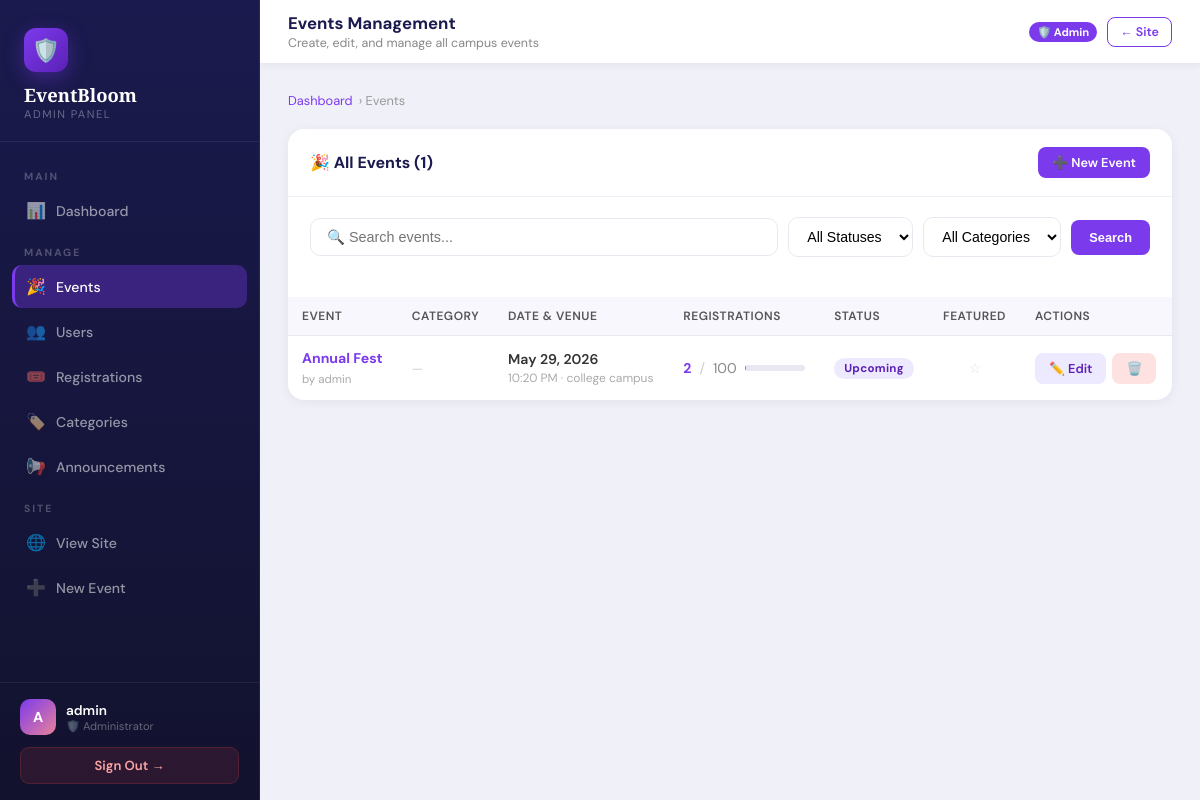
The page /admin-panel/events/ (signed in) on the database its author committed.
### events/models.py (models this page shows, shortened)
class Event(models.Model):
    STATUS_CHOICES = [
        ('upcoming', 'Upcoming'),
        ('ongoing', 'Ongoing'),
        ('completed', 'Completed'),
        ('cancelled', 'Cancelled'),
    ]
    title = models.CharField(max_length=200)
    description = models.TextField()
    category = models.ForeignKey(Category, on_delete=models.SET_NULL, null=True, blank=True)
    organizer = models.ForeignKey(User, on_delete=models.CASCADE, related_name='organized_events')
    venue = models.CharField(max_length=200)
    date = models.DateField()
    start_time = models.TimeField()
    end_time = models.TimeField()
    max_participants = models.PositiveIntegerField(default=100)
    registration_deadline = models.DateTimeField()
    status = models.CharField(max_length=20, choices=STATUS_CHOICES, default='upcoming')
    image_url = models.CharField(max_length=500, blank=True, default='')
    created_at = models.DateTimeField(auto_now_add=True)
    updated_at = models.DateTimeField(auto_now=True)
    is_featured = models.BooleanField(default=False)
    class Meta:
        ordering = ['date', 'start_time']

### events/views.py (the view)
    def wrapper(request, *args, **kwargs):
        if not request.user.is_authenticated or not request.user.is_staff:
            messages.error(request, 'Admin access required. Please login with admin credentials.')
            return redirect('admin_login')
        return view_func(request, *args, **kwargs)

### events/views.py (called while the page is built)
def admin_required(view_func):
    def wrapper(request, *args, **kwargs):
        if not request.user.is_authenticated or not request.user.is_staff:
            messages.error(request, 'Admin access required. Please login with admin credentials.')
            return redirect('admin_login')
        return view_func(request, *args, **kwargs)
    return wrapper

@admin_required
def admin_events(request):
    search = request.GET.get('search', '')
    status_filter = request.GET.get('status', '')
    category_filter = request.GET.get('category', '')
    events = Event.objects.select_related('category', 'organizer').annotate(reg_count=Count('registrations'))
    if search:
        events = events.filter(Q(title__icontains=search) | Q(venue__icontains=search))
    if status_filter:
        events = events.filter(status=status_filter)
    if category_filter:
        events = events.filter(category_id=category_filter)
    events = events.order_by('-created_at')
    categories = Category.objects.all()
    context = {'events': events, 'categories': categories, 'search': search, 'status_filter': status_filter, 'category_filter': category_filter}
    return render(request, 'events/admin_events.html', context)

### templates/events/admin_events.html (shortened to what this page needs)
{% extends 'events/admin_base.html' %}
{% block page_title %}Events Management{% endblock %}
{% block page_sub %}Create, edit, and manage all campus events{% endblock %}
{% block content %}
<div class="ap-breadcrumb">
  <a href="{% url 'admin_panel' %}">Dashboard</a> › Events
</div>
<div class="ap-card">
  <div class="ap-card-header">
    <span class="ap-card-title">🎉 All Events ({{ events.count }})</span>
    <a href="{% url 'create_event' %}" class="ap-btn ap-btn-primary">➕ New Event</a>
  </div>
  <div class="ap-card-body">
    <form method="get" class="ap-search">
      <input type="text" name="search" class="ap-search-input" placeholder="🔍 Search events..." value="{{ search }}">
      <select name="status" class="ap-select" onchange="this.form.submit()">
        <option value="">All Statuses</option>
      </select>
      <select name="category" class="ap-select" onchange="this.form.submit()">
        <option value="">All Categories</option>
      </select>
      <button type="submit" class="ap-btn ap-btn-primary" style="padding:10px 18px;">Search</button>
    </form>
  </div>
  <div style="overflow-x:auto;">
    <table class="ap-table">
      <thead>
        <tr>
          <th>Event</th><th>Category</th><th>Date & Venue</th><th>Registrations</th><th>Status</th><th>Featured</th><th>Actions</th>
        </tr>
      </thead>
      <tbody>
        {% for event in events %}
        <tr>
          <td>
            <a href="{% url 'event_detail' event.pk %}" style="color:#7c3aed; font-weight:700; text-decoration:none; display:block; margin-bottom:2px;">{{ event.title|truncatechars:32 }}</a>
            <span style="font-size:0.72rem; color:#aaa;">by {{ event.organizer.get_full_name|default:event.organizer.username }}</span>
          </td>
          <td>
            {% if event.category %}
              <span style="font-size:0.8rem; background:{{ event.category.color }}22; color:#444; padding:3px 8px; border-radius:6px; font-weight:500;">
                {{ event.category.icon }} {{ event.category.name }}
              </span>
            {% else %}
              <span style="color:#ccc; font-size:0.8rem;">—</span>
            {% endif %}
          </td>
          <td>
            <span style="font-weight:600; color:#333; display:block;">{{ event.date|date:"M d, Y" }}</span>
            <span style="font-size:0.75rem; color:#aaa;">{{ event.start_time|time:"g:i A" }} · {{ event.venue|truncatechars:20 }}</span>
          </td>
          <td>
            <div style="display:flex; align-items:center; gap:8px;">
              <span style="font-weight:700; color:#7c3aed;">{{ event.reg_count }}</span>
              <span style="color:#ccc;">/</span>
              <span style="color:#888;">{{ event.max_participants }}</span>
              <div class="ap-progress" style="width:50px;">
              </div>
            </div>
          </td>
          <td><span class="ap-badge badge-{{ event.status }}">{{ event.get_status_display }}</span></td>
          <td style="text-align:center;">{% if event.is_featured %}<span style="color:#f59e0b; font-size:1.1rem;">⭐</span>{% else %}<span style="color:#e0e0e0;">☆</span>{% endif %}</td>
          <td>
            <div style="display:flex; gap:6px; flex-wrap:wrap;">
              <a href="{% url 'admin_edit_event' event.pk %}" class="ap-btn ap-btn-edit">✏️ Edit</a>
              <a href="{% url 'admin_delete_event' event.pk %}" class="ap-btn ap-btn-danger">🗑️</a>
            </div>
          </td>
        </tr>
        {% empty %}
        <tr><td colspan="7"><div class="ap-empty"><div class="ap-empty-icon">🎉</div><p>No events found.</p></div></td></tr>
        {% endfor %}
      </tbody>
    </table>
  </div>
</div>
{% endblock %}

### templates/events/admin_base.html (shortened to what this page needs)
{% load static %}
<!DOCTYPE html>
<html lang="en">
<head>
  <link rel="stylesheet" href="{% static 'css/style.css' %}">
</head>
<body>
<div class="ap-layout">
  <aside class="ap-sidebar" id="apSidebar">
    <div class="ap-sidebar-brand">
      <div class="brand-icon">🛡️</div>
      <div class="brand-name">EventBloom</div>
      <div class="brand-sub">Admin Panel</div>
    </div>
    <nav class="ap-nav">
      <div class="ap-nav-section">Main</div>
      <a href="{% url 'admin_panel' %}" class="ap-nav-link {% if request.resolver_match.url_name == 'admin_panel' %}active{% endif %}">
        <span class="nav-icon">📊</span> Dashboard
      </a>
      <div class="ap-nav-section">Manage</div>
      <a href="{% url 'admin_events' %}" class="ap-nav-link {% if 'admin_event' in request.resolver_match.url_name %}active{% endif %}">
        <span class="nav-icon">🎉</span> Events
      </a>
      <a href="{% url 'admin_users' %}" class="ap-nav-link {% if 'admin_user' in request.resolver_match.url_name %}active{% endif %}">
        <span class="nav-icon">👥</span> Users
      </a>
      <a href="{% url 'admin_registrations' %}" class="ap-nav-link {% if 'admin_registration' in request.resolver_match.url_name %}active{% endif %}">
        <span class="nav-icon">🎟️</span> Registrations
      </a>
      <a href="{% url 'admin_categories' %}" class="ap-nav-link {% if 'admin_categor' in request.resolver_match.url_name %}active{% endif %}">
        <span class="nav-icon">🏷️</span> Categories
      </a>
      <a href="{% url 'admin_announcements' %}" class="ap-nav-link {% if 'admin_announcement' in request.resolver_match.url_name %}active{% endif %}">
        <span class="nav-icon">📢</span> Announcements
      </a>
      <div class="ap-nav-section">Site</div>
      <a href="{% url 'home' %}" class="ap-nav-link" target="_blank">
        <span class="nav-icon">🌐</span> View Site
      </a>
      <a href="{% url 'create_event' %}" class="ap-nav-link">
        <span class="nav-icon">➕</span> New Event
      </a>
    </nav>
    <div class="ap-sidebar-footer">
      <div class="ap-user-info">
        <div class="ap-avatar">{{ user.first_name|first|upper|default:user.username|first|upper }}</div>
        <div>
          <div class="ap-user-name">{{ user.get_full_name|default:user.username }}</div>
          <div class="ap-user-role">🛡️ Administrator</div>
        </div>
      </div>
      <a href="{% url 'logout' %}" class="ap-logout-btn">Sign Out →</a>
    </div>
  </aside>
  <div class="ap-main">
    <div class="ap-topbar">
      <div style="display:flex; align-items:center; gap:12px;">
        <div>
          <div class="ap-topbar-title">{% block page_title %}Admin Panel{% endblock %}</div>
          <div class="ap-topbar-sub">{% block page_sub %}EventBloom Administration{% endblock %}</div>
        </div>
      </div>
      <div class="ap-topbar-actions">
        <span class="ap-topbar-badge">🛡️ Admin</span>
        <a href="{% url 'home' %}" class="ap-btn ap-btn-outline" style="font-size:0.78rem; padding:6px 12px;">← Site</a>
      </div>
    </div>
    <div class="ap-content">
      {% block content %}{% endblock %}
    </div>
  </div>
</div>
</body>
</html>

### static/css/style.css (style rules this page uses)
:root { --pink: #FFB3C6; --pink-light: #FFD6E0; --pink-deep: #E8829A; --lavender: #C9B8FF; --lavender-light: #E4DCFF; --mint: #B5EAD7; --mint-light: #D4F4E8; --peach: #FFDAB9; --peach-light:#FFF0E1; --sky: #B3D9FF; --sky-light: #DCF0FF; --yellow: #FFF3B0; --yellow-deep:#F0D060; --lilac: #E8D5F5; --cream: #FFF8F0; --white: #FFFFFF; --text-dark: #3D2C35; --text-mid: #6E5A65; --text-soft: #9E8A95; --border: #F0E6ED; --shadow-sm: 0 2px 12px rgba(200,150,180,0.12); --shadow-md: 0 8px 32px rgba(200,150,180,0.18); --shadow-lg: 0 20px 60px rgba(200,150,180,0.22); --radius-sm: 10px; --radius-md: 18px; --radius-lg: 28px; --radius-xl: 40px; }
*, *::before, *::after { box-sizing: border-box; margin: 0; padding: 0; }
html { scroll-behavior: smooth; }
body { font-family: 'DM Sans', sans-serif; background: var(--cream); color: var(--text-dark); min-height: 100vh; overflow-x: hidden; }
table { width: 100%; border-collapse: collapse; }
th { padding: 12px 20px; text-align: left; font-size: 0.78rem; text-transform: uppercase; letter-spacing: 0.5px; color: var(--text-soft); background: var(--cream); font-weight: 600; }
td { padding: 14px 20px; font-size: 0.88rem; border-top: 1px solid var(--border); color: var(--text-dark); }

### rows shown on the page
Event: title "Annual Fest", organizer.get_full_name "admin", date "May 29, 2026", start_time "10:20 PM", venue "college campus", reg_count "2", max_participants "100", status "Upcoming"

### other values the page prints
{{ user.first_name|first|upper|default:user.username|first|upper }} "A"
{{ user.get_full_name|default:user.username }} "admin"
{{ events.count }} "1"
